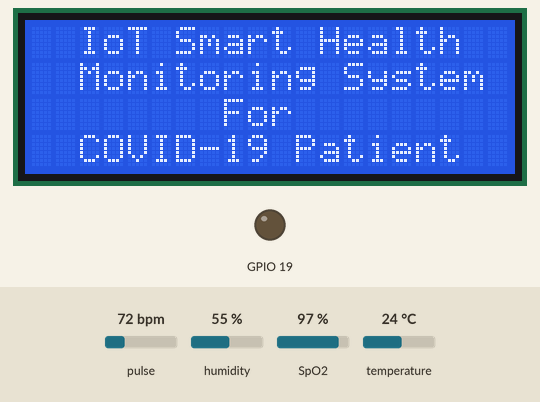
The sketch below on a simulated ESP32. Shown: 20×4 character LCD, output pins drawn as LEDs (lit = HIGH). The test bench sets the inputs (shaded band); at power-on: pulse 72 bpm, humidity 55 %, SpO2 97 %, temperature 24 °C. WiFi joins after 1.5 s; servers stay silent unless stated; uploads are accepted with an empty reply; what the sketch prints to the serial monitor is not drawn.

Above: at 1.7 s.
At 8.7 s:
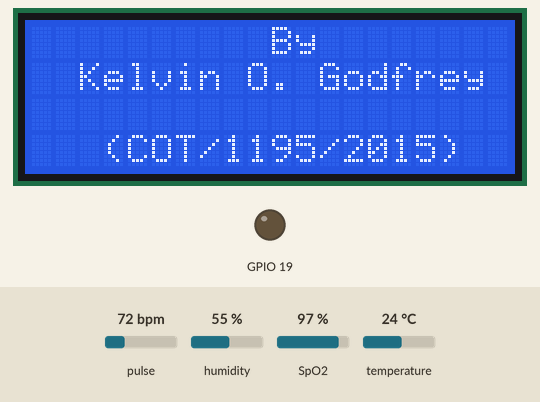
At 13.8 s:
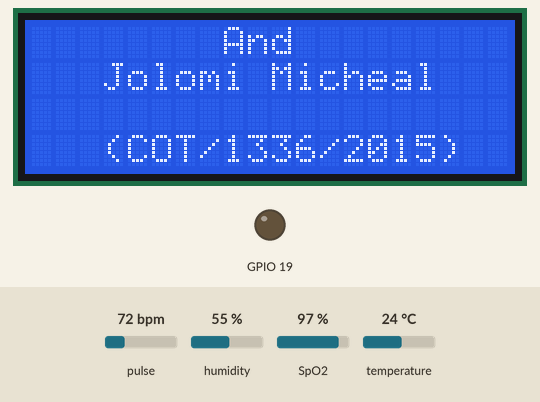
At 18.8 s:
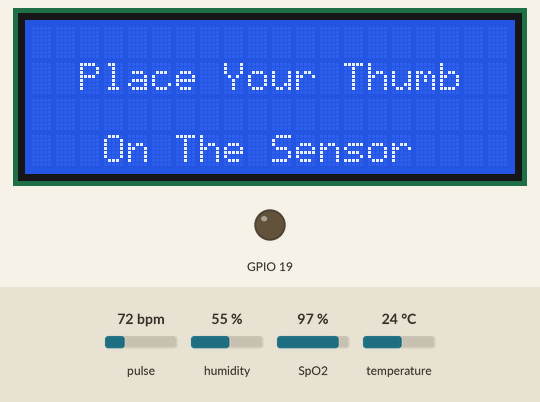
At 32.2 s:
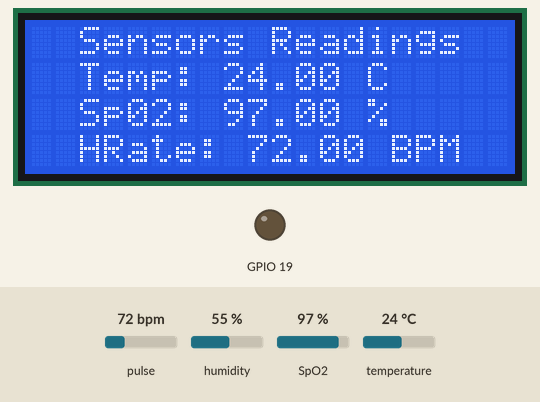

The sketch:

COVIDTESTER.ino
```cpp
#include <Wire.h>
#include <LiquidCrystal_I2C.h>
#include <WebServer.h>
#include <OneWire.h>
#include <DallasTemperature.h>
#include "DHT.h"
#include "MAX30100_PulseOximeter.h"
#include "WiFi.h"
#include "HTTPClient.h"

// WiFi Credentials
const char* ssid = "CovidTester";
const char* password = "CovidTester";

// Create a MAX30100 object
MAX30100 sensor;
// the defining the pins

#define DHTTYPE DHT11
#define DHTPIN 18
#define DS18B20 5
#define REPORTING_PERIOD_MS    3000
PulseOximeter max_sensor;
uint32_t lastReportTime = 0;
int lcdColumns = 20;
int lcdRows = 4;

float temperature, heartRate, oxygenLevel, bodytemperature;
/*Put your SSID & Password*/

String response; // response from the server

String patientName = "Kelvin%20Godfrey";

DHT dht(DHTPIN, DHTTYPE);
LiquidCrystal_I2C lcd(0x3F, lcdColumns, lcdRows);


void onBeatDetected() {
  Serial.println("Beat Detected!");
  lcd.backlight();
}

void setup() {
  Serial.begin(115200);

  // connect to WiFi
  WiFi.begin(ssid, password);
  Serial.println("Connecting to WiFi");
  while (WiFi.status() != WL_CONNECTED) {
    delay(500);
    Serial.print(".");
  }
  Serial.println("Connected successful");

  setupLCD(); // setup LCD screen

  pinMode(19, OUTPUT);
  delay(100);
  Serial.println(F("DHTxx test!"));
  dht.begin();

  Serial.print("Initializing pulse oximeter..");

  // Initialize the PulseOximeter instance
  // Failures are generally due to an improper I2C wiring, missing power supply
  // or wrong target chip
  if (!max_sensor.begin()) {
    Serial.println("PULSE SENSOR SETUP FAILED!");
    while (1)
    {
      /* code */
      Serial.print("!");
    }

  } else {
    Serial.println("PULSE SENSOR SETUP SUCCESSFULL");
  }
  max_sensor.setOnBeatDetectedCallback(onBeatDetected);

  sensor.setMode(MAX30100_MODE_SPO2_HR);
  sensor.setLedsCurrent(MAX30100_LED_CURR_50MA, MAX30100_LED_CURR_27_1MA);
  sensor.setLedsPulseWidth(MAX30100_SPC_PW_1600US_16BITS);
  sensor.setSamplingRate(MAX30100_SAMPRATE_100HZ);
  sensor.setHighresModeEnabled(true);

  temperature = dht.readTemperature(); // read room temperatures

  Serial.print("Room Temperature: ");
  Serial.print(temperature);
  Serial.println("°C");
}

void loop() {
  max_sensor.update(); // update pulse sensor
  if (millis() - lastReportTime > REPORTING_PERIOD_MS) {
    heartRate = max_sensor.getHeartRate();
    oxygenLevel = max_sensor.getSpO2();
    Serial.print("Heart rate: ");
    Serial.print(heartRate);
    Serial.print("bpm / SpO2: ");
    Serial.print(oxygenLevel);
    Serial.println("%");

    if(oxygenLevel != 0 && temperature != 0 && oxygenLevel < 100 && heartRate > 35){
      Serial.println("sending data to server!");
      response = sendReadingsToServer();

      Serial.print("[RESPONSE FROM SERVER]: ");
      Serial.println(response);

      showResponseOnLCD(response);
      showReadingsOnLCD();

      heartRate = 0;
      oxygenLevel = 0;

      resetPoxSensor();
    }
    lastReportTime = millis();
  }
}

void setupLCD() {
  lcd.init();
  // turn on LCD backlight
  lcd.backlight();
  // Initialize LCD and print
  lcd.setCursor(2, 0);
  lcd.print("IoT Smart Health ");

  lcd.setCursor(1, 1);
  lcd.print(" Monitoring System ");
  lcd.setCursor(6, 2);
  lcd.print("  For  ");
  lcd.setCursor(1, 3);
  lcd.print(" COVID-19 Patient ");
  delay(7000);
  lcd.clear();

  lcd.setCursor(9, 0);
  lcd.print(" By ");
  lcd.setCursor(2, 1);
  lcd.print("Kelvin O. Godfrey");
  lcd.setCursor(3, 3);
  lcd.print("(COT/1195/2015) ");

  delay(5000);
  lcd.clear();
  lcd.setCursor(7, 0);
  lcd.print(" And ");
  lcd.setCursor(3, 1);
  lcd.print("Jolomi Micheal ");
  lcd.setCursor(2, 3);
  lcd.print(" (COT/1336/2015) ");
  delay(5000);
  lcd.clear();

  lcd.setCursor(1, 1);
  lcd.print(" Place Your Thumb");
  lcd.setCursor(1, 3);
  lcd.print("  On The Sensor ");

  delay(5000);
  lcd.clear();
  lcd.noBacklight();
}

//  show readings of sensor on LCD
void showReadingsOnLCD() {
  // turn on LCD backlight
  lcd.clear();
  // lcd.backlight();

  lcd.setCursor(2, 0);
  lcd.print("Sensors Readings  ");

  lcd.setCursor(2, 1);
  lcd.print("Temp: ");
  lcd.print(temperature);
  lcd.print(" C");

  lcd.setCursor(2, 2);
  lcd.print("Sp02: ");
  lcd.print(oxygenLevel);
  lcd.print(" % ");


  lcd.setCursor(2, 3);
  lcd.print("HRate: ");
  lcd.print(heartRate);
  lcd.print(" BPM ");
  delay(5000);
  lcd.noBacklight();
}

void showResponseOnLCD(String text) {
  // turn on LCD backlight
  lcd.clear();
  // lcd.backlight();
  lcd.setCursor(0, 0);
  lcd.print(text);
  delay(5000);
}

String sendReadingsToServer() {

  String payload; // response from the server
  // Create the HTTP client
  HTTPClient http;

  // Set the URL for the request
  String url = "http://covidtester.000webhostapp.com/rx.php?temperature="+String(temperature)+"&heartRate="+String(heartRate)+"&oxygenLevel="+String(oxygenLevel)+"&patientName="+String(patientName);

  // Send the GET request
  http.begin(url);
  int httpCode = http.GET();

  // Check the response status code
  if (httpCode > 0) {
    // Get the response payload
    payload = http.getString();
    Serial.println(payload);
  } else {
    Serial.println("Error: " + http.errorToString(httpCode));
    payload = http.errorToString(httpCode);
  }

  // Close the connection
  http.end();
  return payload;
}

void resetPoxSensor() {
  max_sensor.begin();
  max_sensor.setOnBeatDetectedCallback(onBeatDetected);
}
```

Measured:
- what the display in image 0 shows lasts 7.1 s, from 1.6 s to 8.7 s
- what the display in image 1 shows lasts 5.0 s, from 8.7 s to 13.7 s
